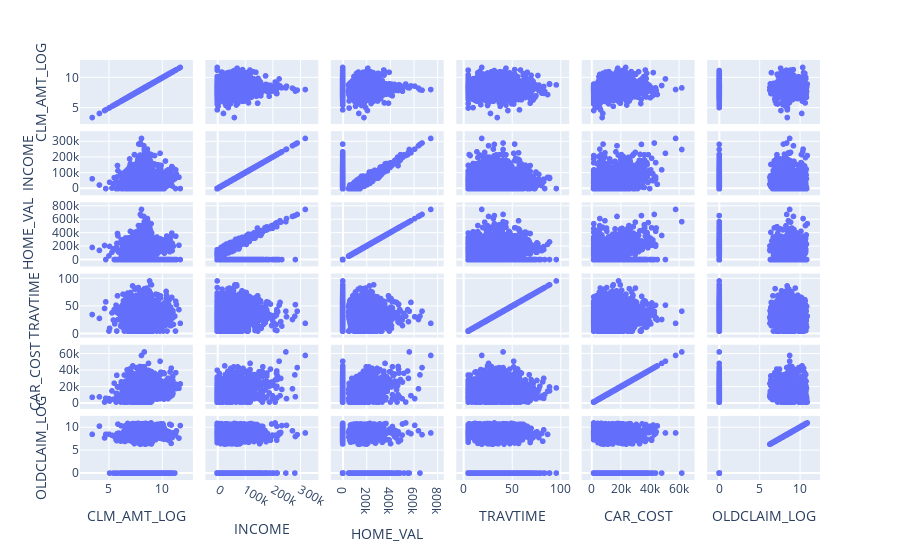

Here is the notebook cell this chart was saved with:
### Code cell
plotly.express.scatter_matrix(df1[['CLM_AMT_LOG', 'INCOME','HOME_VAL','TRAVTIME', 'CAR_COST','OLDCLAIM_LOG']])

### Figure 1 — Plotly figure (JSON) as saved in the notebook; plotly's stock layout.template omitted (floating-point values rounded to 4 significant figures; data arrays with more than 128 entries replaced by an {"elided": "..."} marker saying what was removed)
{"data": [{"dimensions": [{"axis": {"matches": true}, "label": "CLM_AMT_LOG", "values": {"elided": "2746 float values"}}, {"axis": {"matches": true}, "label": "INCOME", "values": {"elided": "2746 int values"}}, {"axis": {"matches": true}, "label": "HOME_VAL", "values": {"elided": "2746 int values"}}, {"axis": {"matches": true}, "label": "TRAVTIME", "values": {"elided": "2746 int values"}}, {"axis": {"matches": true}, "label": "CAR_COST", "values": {"elided": "2746 int values"}}, {"axis": {"matches": true}, "label": "OLDCLAIM_LOG", "values": {"elided": "2746 float values"}}], "hovertemplate": "%{xaxis.title.text}=%{x}<br>%{yaxis.title.text}=%{y}<extra></extra>", "legendgroup": "", "marker": {"color": "#636efa", "symbol": "circle"}, "name": "", "showlegend": false, "type": "splom"}], "layout": {"dragmode": "select", "legend": {"tracegroupgap": 0}, "margin": {"t": 60}}}
